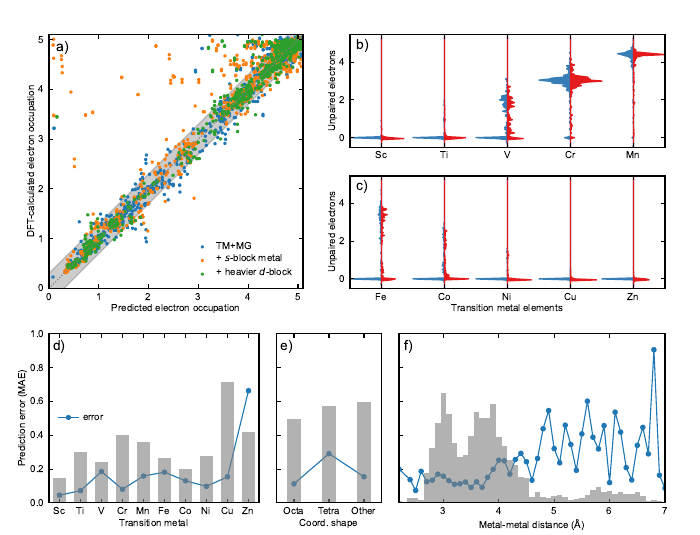

This chart was generated by the following Python code:
import matplotlib.pyplot as plt
import numpy as np
from acs_sty import get_parameter, set1_cycler, tableau_cycler
from mldos.models.model_tools import get_mae_error
from mldos.predict_ensemble import ensemble_partitioned_predict
from mldos.statistic import training_statistics, info_filepath

def plot_learning_and_analysize_error(filename = "figure4.pdf"):
    
    error_tm = training_statistics.estmiate_error_by_key(info_filepath, "T.M.")
    error_shape = training_statistics.estmiate_error_by_key(info_filepath, "shape")
    error_dist = training_statistics.estmiate_error_by_distance(info_filepath)

    result = ensemble_partitioned_predict("set")

    result_tm = ensemble_partitioned_predict("tm")

    width = 0.05
    bins = np.arange(-0.5, 5.5, width)
    distribution = {}
    for k, value in result_tm.items():
        calc, edge = np.histogram(value["calc"][:, 0] - value["calc"][:,1], bins, density = True)
        pred, edge = np.histogram(value["pred"][:, 0] - value["pred"][:,1], bins, density = True)
        maximum = max( max(calc),max(pred) )
        calc /= maximum
        pred /= maximum
        distribution[k] = {"x": bins, "calc":calc, "pred":pred}

    with plt.rc_context(get_parameter(width = "double", n = 2.5, color_cycler = tableau_cycler)):
        w, h = plt.rcParams["figure.figsize"]
        ratio = w / h
        #h = w * 2
        #plt.rcParams["figure.figsize"] = (w,h)

        fig = plt.figure()
        axs = []
        axs.append(fig.add_axes([0.07, 0.461 , 0.474 / ratio , 0.474]))
        axs.append(fig.add_axes([0.5,  0.725 , 0.45 , 0.21 ]))
        axs.append(fig.add_axes([0.5,  0.461 , 0.45 , 0.21 ]))
        axs[0].set_xlim(0, 5.1)
        axs[0].set_ylim(0, 5.1)
        axs[0].set_ylabel("DFT-calculated electron occupation")
        axs[0].set_xlabel("Predicted electron occupation")
        axs[0].plot(np.arange(10), np.arange(10), linestyle = ":", color = "grey")
        axs[0].fill_between(np.arange(10), np.arange(10) - 0.3, np.arange(10) + 0.3, color = "grey", alpha = 0.4)
        
        color_tabluau = [ [c['color']] for c in tableau_cycler]
        color_set1 = [ [c['color']] for c in set1_cycler]
        
        counter = 0
        labels = {"TM + Main Group": "TM+MG", "TM + Main Group + Simple Metal": "+ $s$-block metal", "All": "+ heavier $d$-block"}
        for k, value in result.items():

            px_up = value["calc"][:,0].flatten()
            px_dw = value["calc"][:,1].flatten()
            py_up = value["pred"][:,0].flatten()
            py_dw = value["pred"][:,1].flatten()
            axs[0].scatter(px_up, py_up, marker = 'o', s = 2, c = color_tabluau[counter], label = labels[k])
            axs[0].scatter(px_dw, py_dw, marker = 'o', s = 2, c = color_tabluau[counter], )
            counter += 1
            
        axs[0].legend()
        first_row = "Sc Ti V Cr Mn".split()
        second_row = "Fe Co Ni Cu Zn".split()
        tick_x = np.arange(5) + 0.5
        axs[1].set_xlim(0, 5)
        axs[2].set_xlim(0, 5)
        axs[1].set_ylim(min(bins), max(bins))
        axs[2].set_ylim(min(bins), max(bins))
        axs[1].xaxis.set_major_locator(plt.FixedLocator(tick_x))
        axs[1].xaxis.set_major_formatter(plt.FixedFormatter(first_row))
        axs[2].xaxis.set_major_locator(plt.FixedLocator(tick_x))
        axs[2].xaxis.set_major_formatter(plt.FixedFormatter(second_row))
        axs[1].set_ylabel("Unpaired electrons")
        axs[2].set_ylabel("Unpaired electrons")
        axs[2].set_xlabel("Transition metal elements")

        y = bins[0:-1]
        for i, ele in enumerate(first_row):
            x0 = np.zeros_like(y)
            x0 += i + 0.5
            x_cal = x0 - distribution[ele]["calc"] * 0.5
            x_pre = x0 + distribution[ele]["pred"] * 0.5
            axs[1].fill_betweenx(y, x_cal, x0, color = color_set1[0])
            axs[1].fill_betweenx(y, x0, x_pre, color = color_set1[1])


        for i, ele in enumerate(second_row):
            x0 = np.zeros_like(y)
            x0 += i + 0.5
            x_cal = x0 - distribution[ele]["calc"] * 0.5
            x_pre = x0 + distribution[ele]["pred"] * 0.5
            axs[2].fill_betweenx(y, x_cal, x0, color = color_set1[0])
            axs[2].fill_betweenx(y, x0, x_pre, color = color_set1[1])

        
        axs[0].text(0.03,0.975, "a)", size = 10, ha = "left", va = "top", transform = axs[0].transAxes)
        axs[1].text(0.02,0.96, "b)", size = 10, ha = "left", va = "top", transform = axs[1].transAxes)
        axs[2].text(0.02,0.96, "c)", size = 10, ha = "left", va = "top", transform = axs[2].transAxes)

        axs1 = fig.add_axes([0.07,  0.06, 0.3, 0.316])
        axs2 = fig.add_axes([0.395, 0.06, 0.15, 0.316])
        axs3 = fig.add_axes([0.57,  0.06, 0.38, 0.316])
        axs1.set_ylim(0, 1)
        axs2.set_ylim(0, 1)
        axs3.set_ylim(0, 1)

        
        axs1.text(0.02,0.96, "d)", size = 10, ha = "left", va = "top", transform = axs1.transAxes)
        axs2.text(0.04,0.96, "e)", size = 10, ha = "left", va = "top", transform = axs2.transAxes)
        axs3.text(0.02,0.96, "f)", size = 10, ha = "left", va = "top", transform = axs3.transAxes)
        
        axs2.yaxis.set_major_formatter(plt.NullFormatter())
        axs3.yaxis.set_major_formatter(plt.NullFormatter())
        axs1.set_ylabel("Prediction error (MAE)")

        axs1.set_xlabel("Transition metal")
        axs2.set_xlabel("Coord. shape")
        axs3.set_xlabel("Metal-metal distance ($\mathrm{\AA}$)")

        axs1.set_xlim(0, len(error_tm.keys()))
        axs2.set_xlim(0, len(error_shape.keys()))
        axs3.set_xlim(2.2, 7.0)

        
        key = "Sc Ti V Cr Mn Fe Co Ni Cu Zn".split()
        index = np.arange(len(key)) + 0.5
        bar_x = index
        bar_y = np.array([ error_tm[tm]["freq"] for tm in key ], dtype= float)
        err_y = np.array([ error_tm[tm]["error"]["mae"] for tm in key ], dtype= float)
        bar_y /= np.sum(bar_y)
        axs1.xaxis.set_major_locator(plt.FixedLocator(bar_x))
        axs1.xaxis.set_major_formatter(plt.FixedFormatter(key))

        axs1.plot(bar_x, err_y, "o-", label = "error")
        axs1_2 = axs1.twinx()
        axs1_2.set_ylim(0, 0.3)
        axs1_2.yaxis.set_major_locator(plt.NullLocator())
        axs1_2.yaxis.set_major_formatter(plt.NullFormatter())
        axs1_2.bar(bar_x, bar_y, alpha = 0.6, width = 0.6, color = "gray")
        
        key = "Octa Tetra Other".split()
        index = np.arange(len(key)) + 0.5
        bar_x = index
        bar_y = np.array([ error_shape[tm]["freq"] for tm in key ], dtype= float)
        err_y = np.array([ error_shape[tm]["error"]["mae"] for tm in key ], dtype= float)
        bar_y /= np.sum(bar_y)
        axs2.xaxis.set_major_locator(plt.FixedLocator(bar_x))
        axs2.xaxis.set_major_formatter(plt.FixedFormatter(key))
        
        axs2.plot(bar_x, err_y, "o-")
        axs2_2 = axs2.twinx()
        axs2_2.set_ylim(0, 0.6)
        axs2_2.yaxis.set_major_locator(plt.NullLocator())
        axs2_2.yaxis.set_major_formatter(plt.NullFormatter())
        axs2_2.bar(bar_x, bar_y, alpha = 0.6, width = 0.4, color = "gray")

        
        key = list(error_dist.keys())
        key.sort(key = float)
        
        index = [ float(k) for k in key ]
        bar_x = index
        bar_y = np.array([ error_dist[tm]["freq"] for tm in key ], dtype= float)
        err_y = np.array([ error_dist[tm]["error"]["mae"] for tm in key ], dtype= float)
        bar_y /= np.sum(bar_y)
        
        axs3.plot(bar_x, err_y, "o-")
        axs3_2 = axs3.twinx()
        axs3_2.set_ylim(0, 0.12)
        axs3_2.yaxis.set_major_locator(plt.NullLocator())
        axs3_2.yaxis.set_major_formatter(plt.NullFormatter())
        axs3_2.bar(bar_x, bar_y, alpha = 0.6, width = 0.1, color = "gray")

        axs1.legend(loc = 'center left')
        fig.savefig(filename)

if __name__ == "__main__":
    plot_learning_and_analysize_error()